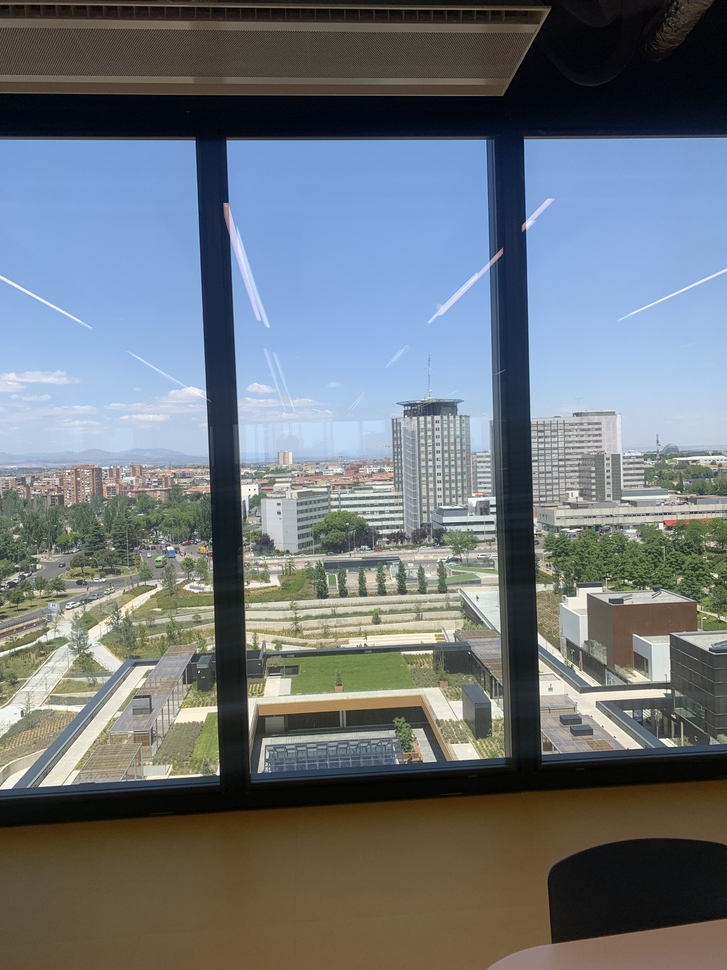
#> input picture assets/window2.jpg, 727 x 970 px, shrunk from 3024 x 4032 before the run
$ python 'Homework IV - homography.py'
#> lines starting #> are read from the running program, lines starting #| are printed output that depends on the picture
"""
Homework IV - Session 7

Given three images of a window taken from three different viewpoints,
a, b and c, obtain the homography matrices Hab and Hbc using the least
squares method. You can define correspondences manually.

Use numpy for matrix multiplication, transposition and inversion, other
methods are not accepted for obtaining the homography matrices.

Then compute a view equivalent to c, using only image a and the
homographies previously computed.

Every student should use his/her own photos!
No images downloaded from the internet are allowed.
"""

import cv2
import numpy as np

# Load the three images
img_a = cv2.imread("./assets/window2.jpg")
#> img_a is the input picture: shape (970, 727, 3); mean B, G, R 121.8, 116.4, 109
img_b = cv2.imread("./assets/window1.jpg")
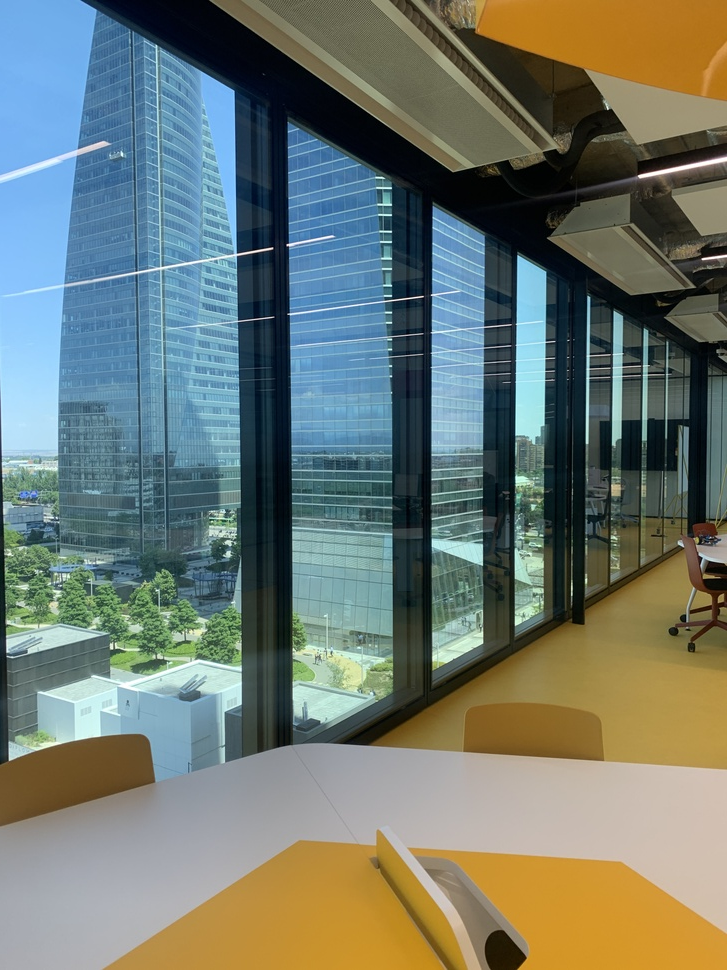
#> input picture assets/window1.jpg, 727 x 970 px, shrunk from 3024 x 4032 before the run
#> img_b is the input picture: shape (970, 727, 3); mean B, G, R 111.8, 120.3, 110.3
img_c = cv2.imread("./assets/window3.jpg")
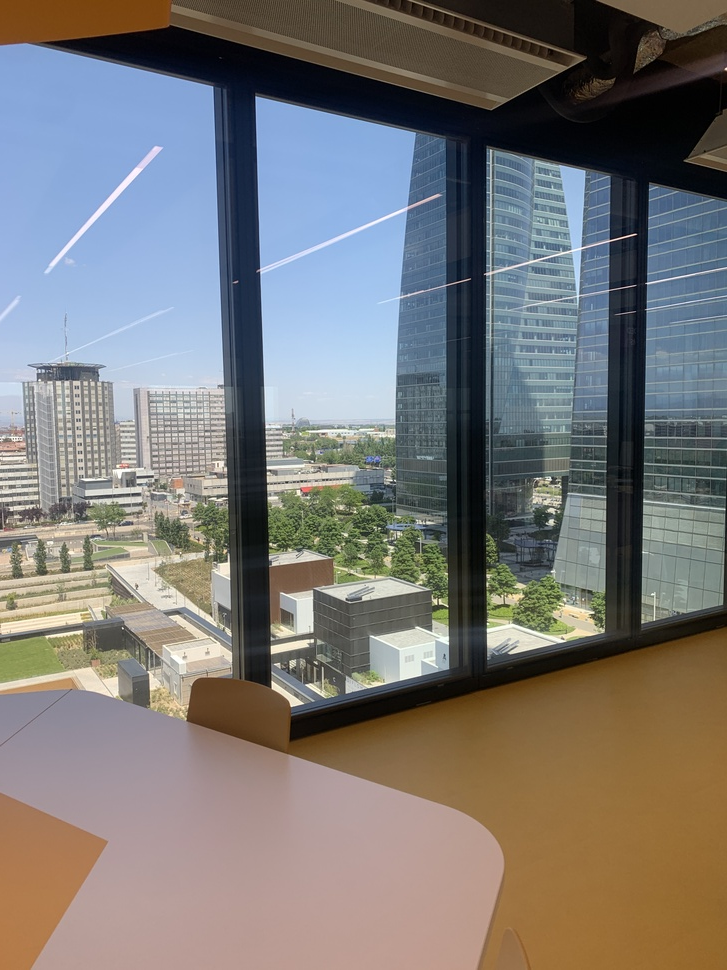
#> input picture assets/window3.jpg, 727 x 970 px, shrunk from 3024 x 4032 before the run
#> img_c is the input picture: shape (970, 727, 3); mean B, G, R 117.8, 119.9, 122.2

# Create a dictionary to store the images and the points selected by the user
images = {"image_a": img_a, "image_b": img_b, "image_c": img_c}
points = {"image_a": [], "image_b": [], "image_c": []}

# Some hardcoded points for testing
"""points = {'image_b': [(1287, 2570), (1210, 574), (1707, 779), (1713, 2873)],
          'image_a': [(990, 3286), (943, 544), (2112, 597), (2133, 3182)],
          'image_c': [(976, 2274), (1142, 355), (1969, 557), (1965, 2812)]}"""
# points = {"image_a": np.array(), "image_b": np.array(), "image_c": np.array()}

# mouse callback function
def click_event(event, x, y, flags, param):
    image_key, _ = param
    if event == cv2.EVENT_LBUTTONDOWN:
        points[image_key].append((x, y))

for image_key in images.keys():
    # create windows to show images
    cv2.namedWindow(image_key)

    # set mouse callback function for corresponding window clicks
    cv2.setMouseCallback(image_key, click_event, param=[image_key, images[image_key]])

    while True:
        cv2.imshow(image_key, images[image_key])
        key = cv2.waitKey(1)
        # exit loop if all points have been selected or q is pressed
        if len(points[image_key]) >= 4 or key == ord('q'):
            break
#> this loop made 3 passes; (key q is pressed on pass 1)


print(points)

# Compute the homography matrices using the least squares method
def homography_matrix(pts1, pts2):
    A = []
    for i in range(4):
        x, y = pts2[i]
        xp, yp = pts1[i]
        A.append([x, y, 1, 0, 0, 0, -xp*x, -xp*y, -xp])
        A.append([0, 0, 0, x, y, 1, -yp*x, -yp*y, -yp])
    A = np.array(A)
    U, S, Vt = np.linalg.svd(A)
    L = Vt[-1,:] / Vt[-1,-1]
    H = L.reshape(3, 3)
    return H

# Compute Hab and Hbc
#> (the run stopped early here; a loop or call above may not have finished)
